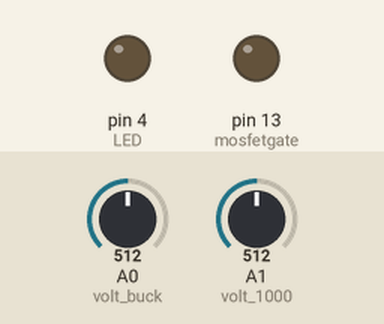
Bench run of a sketch on a simulated Arduino Uno, built with avr-gcc and run on an emulated ATmega328P. Shown: output pins drawn as LEDs (lit = HIGH). The inputs (shaded band) are chosen by the test bench; at power-on: A1 (volt_1000) = 512, A0 (volt_buck) = 512. What the sketch prints to the serial monitor is not drawn.

Above: at 1.2 s.
1.3 s: A1 (volt_1000) set to 0
4.3 s: A0 (volt_buck) set to 542
7.3 s: A0 (volt_buck) set to 578
10.3 s: A0 (volt_buck) set to 511
13.3 s: A1 (volt_1000) set to 122
At 16.2 s:
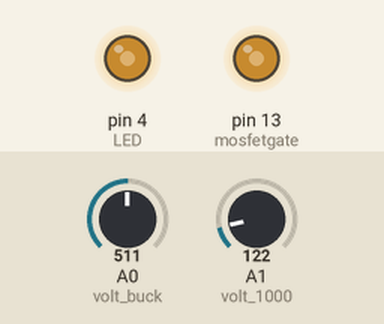
16.3 s: A1 (volt_1000) set to 511
At 62.9 s:
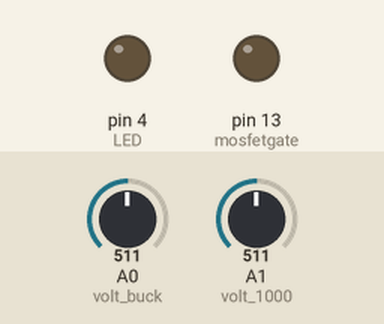
Timing chart, 0 to 63.2 s (numbered marks = the images above; inputs shaded):
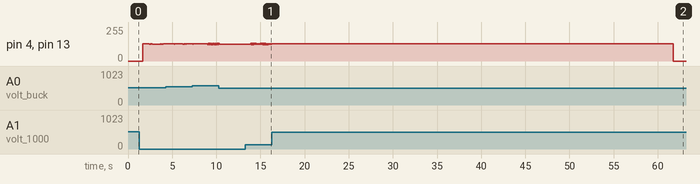

Measured:
- after the input at 16.3 s, pin 4 (LED), pin 13 (mosfetgate): stops changing and stays 130/255

The sketch:

Newer_circuit.ino
```cpp
/*
  Arduino Constant Current


  Parts required:
  - two 2.2k resistors
  - two 820 resistors
  - one 10k potentiometer
  - three 1k resistor
  - one 1M resistor
  - one LED
  - 18V battery
  - one p-type MOSFET
  - one n-type MOSFET
  - one 100 mH inductor
  - one 470 uF capacitor
  - one diode
  - one Arduino Uno

*/

const int LED = 4;  // connected to pin 8 for the LED circuit
const int mosfetgate = 13;  // connected to pin 13 for the gate of the N-type mosfet
int volt_1000 = A1; // Input for the voltage detection for the current detector is in pin A1
int volt_buck = A0; // Input for the voltage after the buck circuit is connected to pin A0

float raw_volt_1000; // Gives the voltage (in bits) above the 1k resistor
float raw_volt_buck; // Gives the voltage (in bits) after the buck circuit
float act_volt_1000; // Gives the actual voltage (in volts) above the 1k resistor
float act_volt_buck; // Gives the actual voltage (in volts) after the buck circuit
float volt_circuit; // Gives the actual voltage across the GaN circuit
float current_1000; // Initialise the current across the 1k resistor
float rail_voltage = 18.3; // Input the actual rail voltage as checked by an external voltmeter
float point = 1024.0; // Intialise how many bits the analogue pins are able to resolve
float current_setpoint = 300; // In microamps, can be in range 150 uA to 800 uA

float previousReadTime = 0; // setting the timing of reading the voltage and current pins
float previousWriteTime = 0;  // setting the timing of writing the MOSFET and LED pins
float mosfetOnTime = 100;   // LED on time in microseconds (set as constant)
float mosfetOffTime = 54664 * pow(2.71828, -0.005 * current_setpoint) + 0;  // LED off time in microseconds
bool mosfetState = LOW;
bool LEDState = LOW;
bool mosfet1000State = HIGH;

// Constants
const float Kp = 1.0;  // Proportional gain
const float Ki = 0.5;  // Integral gain
const float Kd = 0.2;  // Derivative gain

// PID controller Variables
float time_setpoint = 0;
float time_input = 0;
float output = 0;
float error = 0.0;      // Error (difference between setpoint and input)
float lastError = 0.0;  // Previous error
float proportional = 0.0; // Gain term
float integral = 0.0;   // Integral term (accumulated error)
float derivative = 0.0; // Derivative term (rate of change of error)

void setup() {
  // initialize the inputs and outputs
  pinMode(LED, OUTPUT);
  pinMode(mosfetgate, OUTPUT);
  pinMode(volt_1000, INPUT);
  pinMode(volt_buck, INPUT);
  // initialize serial communication at 2000000 bits per second: (To reduce dead time in the code)
  Serial.begin(2000000);
}

void loop() {
  // Analog read at 1ms rate
  float currentReadTime = micros();
  if (currentReadTime - previousReadTime >= 1000) { //setting the timing of how frequent you read the value
    previousReadTime = currentReadTime;

    // read values from the sensor:
    raw_volt_1000 = (float)analogRead(volt_1000);
    act_volt_1000 = (raw_volt_1000 * rail_voltage) / point;
    raw_volt_buck = (float)analogRead(volt_buck);
    act_volt_buck = (raw_volt_buck * rail_voltage) / point;
    current_1000 = act_volt_1000 / 1000;
    volt_circuit = act_volt_buck - act_volt_1000;
    // printing the values seen
    Serial.print(volt_circuit * 100, 3); // Print the voltage of the circuit in 0.01 V (to match the scale of the current)
    Serial.print(",");
    Serial.println(current_1000 * 1000000, 3); // Print the current of the circuit in uA

    // PID controller
    time_setpoint = 54664 * pow(2.71828, -0.005 * current_setpoint) + 0;
    time_input = 54664 * pow(2.71828, -0.005 * current_1000 * 1000000) + 0;
    error = time_setpoint - time_input;
    proportional = Kp * error;
    integral += Ki * error;
    derivative = Kd * (error - lastError);
    output = proportional + integral + derivative;
    mosfetOffTime = output;
    lastError = error;
  }

  // LED control
  float currentWriteTime = micros();
  if (mosfetState == LOW) {
    // LED is currently off
    if (currentWriteTime - previousWriteTime >= mosfetOffTime) {
      previousWriteTime = currentWriteTime;

      // Turn on the MOSFET
      digitalWrite(mosfetgate, HIGH);
      mosfetState = HIGH;

      // Turn the LED ON
      digitalWrite(LED, HIGH);
      LEDState = HIGH;

    }
  } else {
    // LED is currently on
    if (currentWriteTime - previousWriteTime >= mosfetOnTime) {
      previousWriteTime = currentWriteTime;

      // Turn off the MOSFET
      digitalWrite(mosfetgate, LOW);
      mosfetState = LOW;

      // Turn the LED ON
      digitalWrite(LED, LOW);
      LEDState = LOW;

    }
  }
}
```
